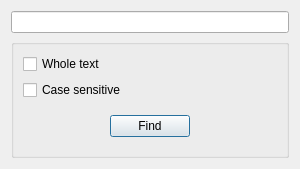
<?xml version="1.0" encoding="UTF-8"?>
<ui version="4.0">
 <class>FindDialog</class>
 <widget class="QDialog" name="FindDialog">
  <property name="geometry">
   <rect>
    <x>0</x>
    <y>0</y>
    <width>300</width>
    <height>160</height>
   </rect>
  </property>
  <property name="sizePolicy">
   <sizepolicy hsizetype="Preferred" vsizetype="Fixed">
    <horstretch>0</horstretch>
    <verstretch>0</verstretch>
   </sizepolicy>
  </property>
  <property name="maximumSize">
   <size>
    <width>16777215</width>
    <height>160</height>
   </size>
  </property>
  <property name="windowTitle">
   <string>Find</string>
  </property>
  <layout class="QVBoxLayout" name="verticalLayout_2">
   <item>
    <widget class="QLineEdit" name="lineEdit"/>
   </item>
   <item>
    <widget class="QGroupBox" name="groupBox">
     <property name="sizePolicy">
      <sizepolicy hsizetype="Preferred" vsizetype="Fixed">
       <horstretch>0</horstretch>
       <verstretch>0</verstretch>
      </sizepolicy>
     </property>
     <layout class="QVBoxLayout" name="verticalLayout">
      <item>
       <widget class="QCheckBox" name="checkBoxWholeText">
        <property name="sizePolicy">
         <sizepolicy hsizetype="Minimum" vsizetype="Preferred">
          <horstretch>0</horstretch>
          <verstretch>0</verstretch>
         </sizepolicy>
        </property>
        <property name="text">
         <string>Whole text</string>
        </property>
       </widget>
      </item>
      <item>
       <widget class="QCheckBox" name="checkBoxCaseSensitive">
        <property name="text">
         <string>Case sensitive</string>
        </property>
       </widget>
      </item>
      <item>
       <widget class="QWidget" name="widget_2" native="true">
        <property name="sizePolicy">
         <sizepolicy hsizetype="Preferred" vsizetype="Fixed">
          <horstretch>0</horstretch>
          <verstretch>0</verstretch>
         </sizepolicy>
        </property>
        <layout class="QHBoxLayout" name="horizontalLayout">
         <item>
          <spacer name="horizontalSpacer">
           <property name="orientation">
            <enum>Qt::Horizontal</enum>
           </property>
           <property name="sizeHint" stdset="0">
            <size>
             <width>127</width>
             <height>20</height>
            </size>
           </property>
          </spacer>
         </item>
         <item>
          <widget class="QPushButton" name="pushFindButton">
           <property name="text">
            <string>Find</string>
           </property>
          </widget>
         </item>
         <item>
          <spacer name="horizontalSpacer_2">
           <property name="orientation">
            <enum>Qt::Horizontal</enum>
           </property>
           <property name="sizeHint" stdset="0">
            <size>
             <width>126</width>
             <height>20</height>
            </size>
           </property>
          </spacer>
         </item>
        </layout>
       </widget>
      </item>
     </layout>
    </widget>
   </item>
  </layout>
 </widget>
 <resources/>
 <connections/>
</ui>
